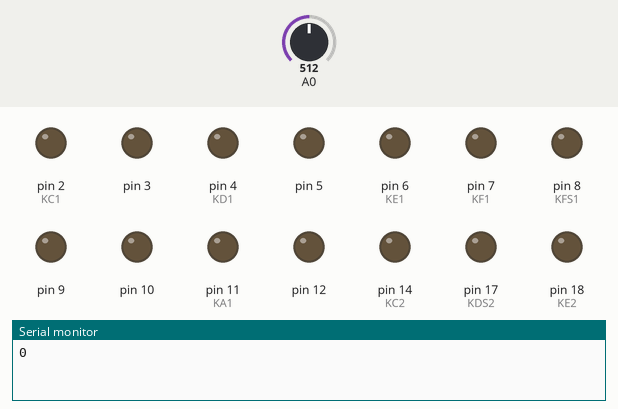
Recording of a sketch running on a simulated Arduino Mega 2560, built with avr-gcc and run on an emulated ATmega2560. Parts: output pins drawn as LEDs (lit = HIGH), the last lines printed to the serial monitor. Dashed ring = blinking. Inputs (shaded band) come from the test bench; at power-on: A0 = 512.

Above: at 1.2 s.
1.3 s: A0 set to 668
At 2.12 s:
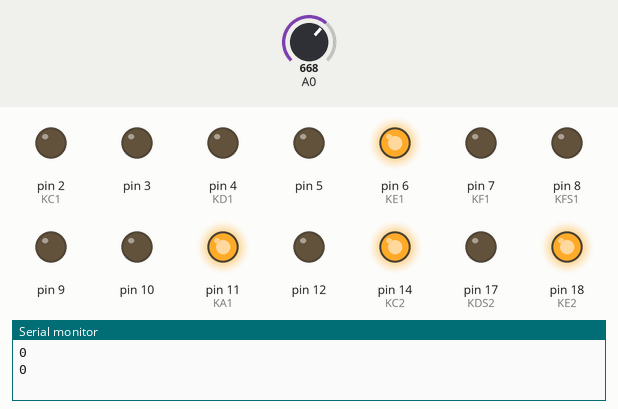
3.5 s: A0 set to 688
6.5 s: A0 set to 511
9.5 s: A0 set to 716
At 11.06 s:
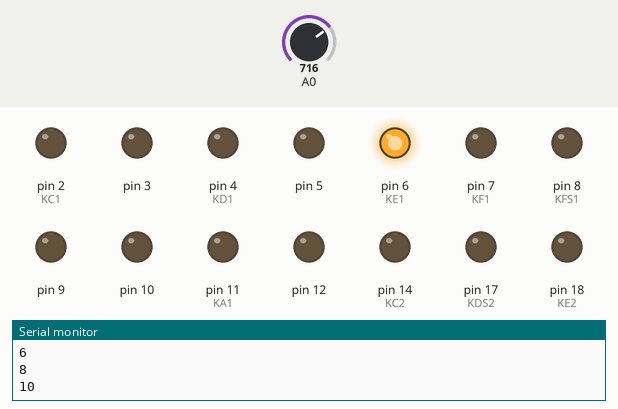
At 17.57 s:
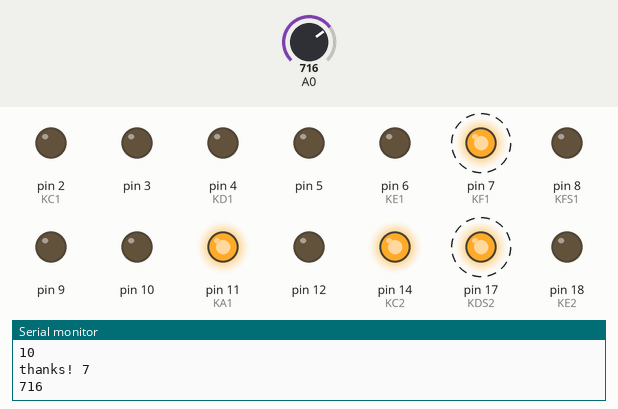
Timing chart, 0 to 19.2 s (numbered marks = the images above; inputs shaded):
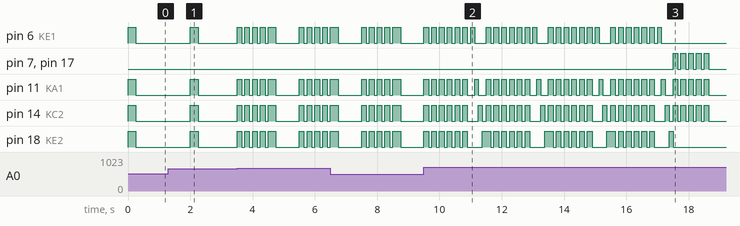

The sketch:

tipsplz.ino
```cpp
#include <Wire.h> // Enable this line if using Arduino Uno, Mega, etc.
#include <elapsedMillis.h>

// notes
#define KC1     2
#define KCS1    3
#define KD1     4
#define KDS1    5
#define KE1     6
#define KF1     7
#define KFS1    8
#define KG1     9
#define KGS1    10
#define KA1     11
#define KAS1    12
#define KB1     13
#define KC2     14
#define KCS2    15
#define KD2     16
#define KDS2    17
#define KE2     18
#define KF2     19
#define KFS2    20
#define KG2     21
#define KGS2    22
#define KA2     24
#define KAS2    26
#define KB2     28
#define KC3     30

// chords
#define E1_A1_C2_E2    51
#define F1_A1_C2_DS2   52
#define F1_A1_D2       53
#define D1_F1_C2       54
#define D1_F1_A1       55
#define D1_GS1_C2      56
#define C1_E1_A1       57
#define A1_C2_E2_A2    58

#define REST    -1

// note to self: always use unsigned long w/ millis or else time would become negative....
unsigned long startMillis;
unsigned long noteStartTime;

unsigned int sample;

// time stamp for the last time a tip was received
unsigned long lastTip = -5000;

int numTips = 0;

int LoopLength = 2;
int CurrLoop = 0;
//int LoopLength = 45;
//int CurrLoop = 5;

int LoopPosition = 0;

int CurrNote;
unsigned int NoteDuration;

boolean playingNote = false;

int Loops [5][45][2] = {
  // initial loop (no money :( )
  {{E1_A1_C2_E2, 250}, {REST, 1750}},

  // second loop (tiny bit of money)
  {{E1_A1_C2_E2, 150}, {REST, 100}, {E1_A1_C2_E2, 150}, {REST, 100}, {E1_A1_C2_E2, 150}, {REST, 100}, {E1_A1_C2_E2, 150}, {REST, 100}, {E1_A1_C2_E2, 250}, {REST, 750}},

  // third loop (little bit more money)
  { {E1_A1_C2_E2, 150}, {REST, 100}, {E1_A1_C2_E2, 150}, {REST, 100}, {E1_A1_C2_E2, 150}, {REST, 100}, {E1_A1_C2_E2, 150}, {REST, 100}, {E1_A1_C2_E2, 150}, {REST, 100}, {E1_A1_C2_E2, 150}, {REST, 100},
    {KE1, 125}, {KA1, 125}, {KC2, 125}, {KE2, 125}
  },

  // fourth loop (little bit more money)
  { {E1_A1_C2_E2, 150}, {REST, 100}, {E1_A1_C2_E2, 150}, {REST, 100}, {E1_A1_C2_E2, 150}, {REST, 100}, {E1_A1_C2_E2, 150}, {REST, 100}, {E1_A1_C2_E2, 150}, {REST, 100}, {E1_A1_C2_E2, 150}, {REST, 100},
    {KE1, 125}, {KA1, 125}, {KC2, 125}, {KE2, 125},
    {F1_A1_C2_DS2, 150}, {REST, 100}, {F1_A1_C2_DS2, 150}, {REST, 100}, {F1_A1_C2_DS2, 150}, {REST, 100}, {F1_A1_C2_DS2, 150}, {REST, 100}, {F1_A1_C2_DS2, 150}, {REST, 750}
  },

  // full loop (so much money)
  { {E1_A1_C2_E2, 150}, {REST, 100}, {E1_A1_C2_E2, 150}, {REST, 100}, {E1_A1_C2_E2, 150}, {REST, 100}, {E1_A1_C2_E2, 150}, {REST, 100}, {E1_A1_C2_E2, 150}, {REST, 100}, {E1_A1_C2_E2, 150}, {REST, 100},
    {KE1, 125}, {KA1, 125}, {KC2, 125}, {KE2, 125},
    {F1_A1_C2_DS2, 150}, {REST, 100}, {F1_A1_C2_DS2, 150}, {REST, 100}, {F1_A1_C2_DS2, 150}, {REST, 100}, {F1_A1_C2_DS2, 150}, {REST, 100}, {F1_A1_C2_DS2, 150}, {REST, 100}, {F1_A1_C2_DS2, 150}, {REST, 100},
    {KF1, 125}, {KA1, 125}, {KC2, 125}, {KDS2, 125},
    {F1_A1_D2, 400}, {REST, 100},
    {D1_F1_C2, 150}, {REST, 100}, {D1_F1_A1, 150}, {REST, 100}, {D1_GS1_C2, 150}, {REST, 100}, {D1_GS1_C2, 500}, {C1_E1_A1, 1250},
    {A1_C2_E2_A2, 250}, {REST, 250}, {REST, 500}
  }
};

void setup() {
  for (int i = 2; i < 22; i++) {
    pinMode(i, OUTPUT);
  }

  for (int j = 22; j <= 30; j += 2) {
    pinMode(j, OUTPUT);
  }

  Serial.begin(9600);

  // Testing keys
  /*
    for (int i = 2; i < 22; i++) {
      digitalWrite(i, HIGH);
      delay(1000);
      digitalWrite(i, LOW);
    }

    for (int j = 22; j <= 30; j += 2) {
      digitalWrite(j, HIGH);
      delay(1000);
      digitalWrite(j, LOW);
    }
  */
}


void loop() {

  startMillis = millis(); // Start of sample window

  sample = analogRead(0);

  // wait 2 seconds between tips
  if (sample >= 678 && startMillis - lastTip >= 2000) {
    lastTip = millis();

    if (CurrLoop < 5) {
      numTips++;
      Serial.print("thanks! ");
      Serial.println(numTips);
      Serial.println(sample);

      switch (numTips) {
        case 1:
          CurrLoop = 1;
          LoopLength = 10;
          LoopPosition = 0;
          liftKeys();

          break;
        case 3:
          CurrLoop = 2;
          LoopLength = 16;
          LoopPosition = 0;
          liftKeys();

          break;
        case 6:
          CurrLoop = 3;
          LoopLength = 32;
          LoopPosition = 0;
          liftKeys();

          break;
        case 10:
          CurrLoop = 4;
          LoopLength = 45;
          LoopPosition = 0;
          liftKeys();

          break;
      }
    }
  }

  // no tip for 30 seconds causes piano to fall back to previous loop

  else if (CurrLoop > 0 && sample < 678 && startMillis - lastTip >= 15000) {
    Serial.println("no tip? :(");
    CurrLoop--;

    lastTip = millis();
    LoopPosition = 0;

    switch (CurrLoop) {
      case 0:
        LoopLength = 2;
        numTips = 0;
        break;
      case 1:
        LoopLength = 10;
        numTips = 1;
        break;
      case 2:
        LoopLength = 16;
        numTips = 3;
        break;
      case 3:
        LoopLength = 32;
        numTips = 6;
        break;
    }
  }

  if (!playingNote) {
    CurrNote = Loops[CurrLoop][LoopPosition % LoopLength][0];
    NoteDuration = Loops[CurrLoop][LoopPosition % LoopLength][1];

    if (CurrNote == E1_A1_C2_E2) {
      Serial.println(LoopPosition % LoopLength);
      digitalWrite(KE1, HIGH);
      digitalWrite(KA1, HIGH);
      digitalWrite(KC2, HIGH);
      digitalWrite(KE2, HIGH);

    }

    else if (CurrNote == F1_A1_C2_DS2) {
      digitalWrite(KF1, HIGH);
      digitalWrite(KA1, HIGH);
      digitalWrite(KC2, HIGH);
      digitalWrite(KDS2, HIGH);

    }

    else if (CurrNote == F1_A1_D2) {
      digitalWrite(KF1, HIGH);
      digitalWrite(KA1, HIGH);
      digitalWrite(KD2, HIGH);

    }

    else if (CurrNote == D1_F1_C2) {
      digitalWrite(KD1, HIGH);
      digitalWrite(KF1, HIGH);
      digitalWrite(KC2, HIGH);
    }

    else if (CurrNote == D1_F1_A1) {
      digitalWrite(KD1, HIGH);
      digitalWrite(KF1, HIGH);
      digitalWrite(KA1, HIGH);
    }

    else if (CurrNote == D1_GS1_C2) {
      digitalWrite(KD1, HIGH);
      digitalWrite(KFS1, HIGH);
      digitalWrite(KC2, HIGH);
    }

    else if (CurrNote == C1_E1_A1) {
      digitalWrite(KC1, HIGH);
      digitalWrite(KE1, HIGH);
      digitalWrite(KA1, HIGH);
    }

    else if (CurrNote == A1_C2_E2_A2) {
      digitalWrite(KA1, HIGH);
      digitalWrite(KC2, HIGH);
      digitalWrite(KE2, HIGH);
      digitalWrite(KA2, HIGH);
    }

    else {
      digitalWrite(CurrNote, HIGH);
    }

    noteStartTime = startMillis;
    LoopPosition++;
    playingNote = true;

  }

  else if (playingNote && startMillis - noteStartTime >= NoteDuration) {
    liftKeys();

  }

}

void liftKeys() {
  playingNote = false;

  for (int i = 2; i < 22; i++) {
    digitalWrite(i, LOW);
  }
  for (int i = 22; i <= 30; i += 2) {
    digitalWrite(i, LOW);
  }
}
```

Measured:
- after the input at 9.5 s, pin 7 (KF1), pin 17 (KDS2): alternates HIGH for 0.15 s and LOW for 0.10 s, 10 changes in all, then stays LOW, starting after 8.0 s
- by itself, pin 6 (KE1): repeats every 2.0 s: 5 × (LOW 0.10 s, HIGH 0.15 s), LOW 0.10 s, HIGH 0.12 s, LOW 0.38 s, HIGH 0.15 s
- by itself, pin 11 (KA1): repeats every 2.0 s: 5 × (LOW 0.10 s, HIGH 0.15 s), LOW 0.23 s, HIGH 0.12 s, LOW 0.25 s, HIGH 0.15 s
- by itself, pin 14 (KC2): repeats every 2.0 s: 5 × (LOW 0.10 s, HIGH 0.15 s), LOW 0.35 s, HIGH 0.12 s, LOW 0.13 s, HIGH 0.15 s
- by itself, pin 18 (KE2): moves between LOW and HIGH, repeating every 4.0 s
